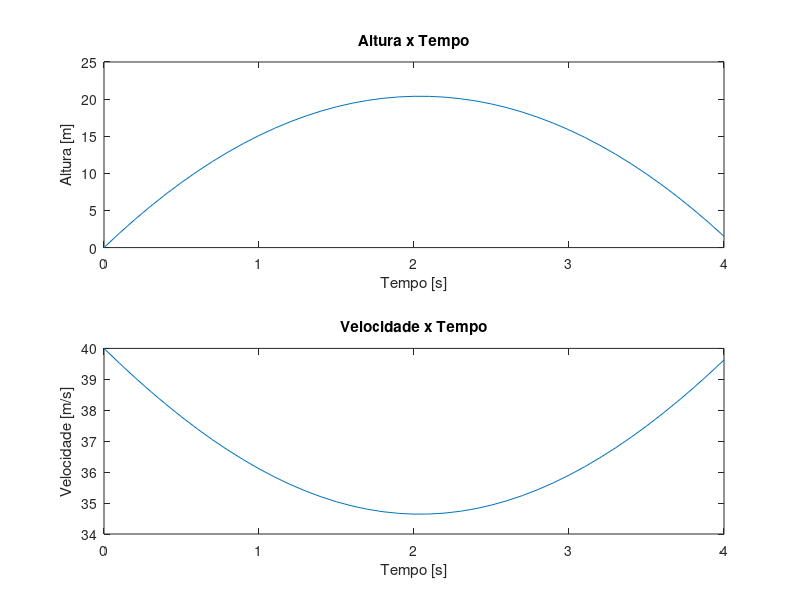
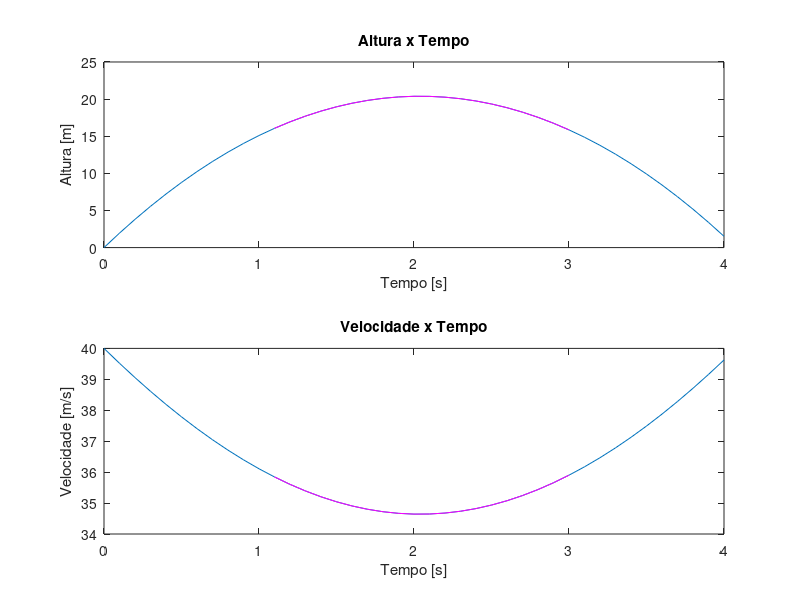

These figures' MATLAB source, in order:
%% Exercícios: 
close all
clear all
clc

%% 1. Sejam x = [1 7 5 3 8 2] e y = [1 8 2 3 9 1]. Encontre os resultados dos seguintes
% comandos antes de executá-los:

x = [1 7 5 3 8 2]
y = [1 8 2 3 9 1]

% a) verifica se tem algum número menor que 6 e coloca o resultado 
% um vetor lógico da comparação em z
z = x < 6 

% b) verifica se ponto a ponto se x menor ou igual a y e coloca o resultado 
% um vetor lógico da comparação em z
z = x <= y 

% c) verifica se x é igual a y e coloca o resultado um vetor lógico da comparação em z
z = x == y 

% d) verifica se x não é igual a y e coloca o resultado um vetor lógico da comparação em z
z = x ~= y 
 
%% 2. A tabela abaixo mostra as temperaturas diárias (em Celsius) em três cidades diferentes. 
dias =    [1  2  3  4  5  6  7]
tabela = [10 13  6  5 -1 10  4  % Palhoça
          19 13  3  5  1 22 14  % São José 
          30  2	 3 -1 10 -2 40] % Biguaçu
% Determine em quais dias:
% a) A temperatura na Palhoça é maior que 8 °C.
a = dias(tabela(1,:) >= 8)

% b) A temperatura em São José se encontra entre 1 °C e 15 °C (incluindo ambos os extremos). 
b = dias((1 <= tabela(2,:)) & (tabela(2,:) <= 15))

% c) Fez mais frio na Palhoça que em São José.
c = dias(tabela(1,:) < tabela(2,:))

% d) Biguaçu foi a cidade mais quente de todas. 
d = dias(tabela(3,:) > tabela(1,:) & tabela(3,:) > tabela(1,:))

%% 3. A altura e a velocidade de um projétil lançado com uma velocidade vo e um ângulo com a
% horizontal a são dadas, em funcão do tempo t, respectivamente, em que g é a aceleração da gravidade.
% O projétil atinge o solo quando h(t) = 0, o que ocorre no tempo t_hit = − 2(v0 / g)sen(a). 
% Suponha que a = 30°, vo = 40 m/s e g = − 9,81 m/s².
g = -9.81;
a = 30;
vo = 40;

t_hit = -2*(vo / g)*sind(a);
t = 0:0.1:t_hit;

h_t = vo .* t .* sind(a) + (1/2) .* g .* t.^2;
v_t = sqrt(vo^2 + 2 .* vo .* g .* t .* sind(a) + g^2 .* t.^2);

% a) Plote os gráficos da altura e da velocidade do projétil, de t = 0 até t = t_hit.
figure,
subplot(211)
plot(t, h_t)
title('Altura x Tempo')
xlabel('Tempo [s]')
ylabel('Altura [m]')

subplot(212)
plot(t, v_t)
title('Velocidade x Tempo')
xlabel('Tempo [s]')
ylabel('Velocidade [m/s]')

% b) Determine os instantes de tempo em que a altura é de no mínimo 15 m.
b = t(h_t >= 15)

% c) Determine os instantes de tempo em que a altura é de no mínimo 15 m e, ao mesmo tempo, a 
% velocidade é de no máximo 36 m/s. 
c = t(15 <= h_t & v_t <= 36)

% d) Determine os instantes de tempo em que a altura é de no mínimo 15 m ou a velocidade é de no 
% máximo 36 m/s. 
d = t(15 <= h_t | v_t <= 36)

% e) Destaque as figuras anteriores com os intervalos calculados na letra c). 
h = h_t(15 <= h_t & v_t <= 36)
v = v_t(15 <= h_t & v_t <= 36)

figure,
subplot(211)
plot(t, h_t)
hold on
plot(c, h, 'm')
title('Altura x Tempo')
xlabel('Tempo [s]')
ylabel('Altura [m]')

subplot(212)
plot(t, v_t)
hold on
plot(c, v, 'm')
title('Velocidade x Tempo')
xlabel('Tempo [s]')
ylabel('Velocidade [m/s]')